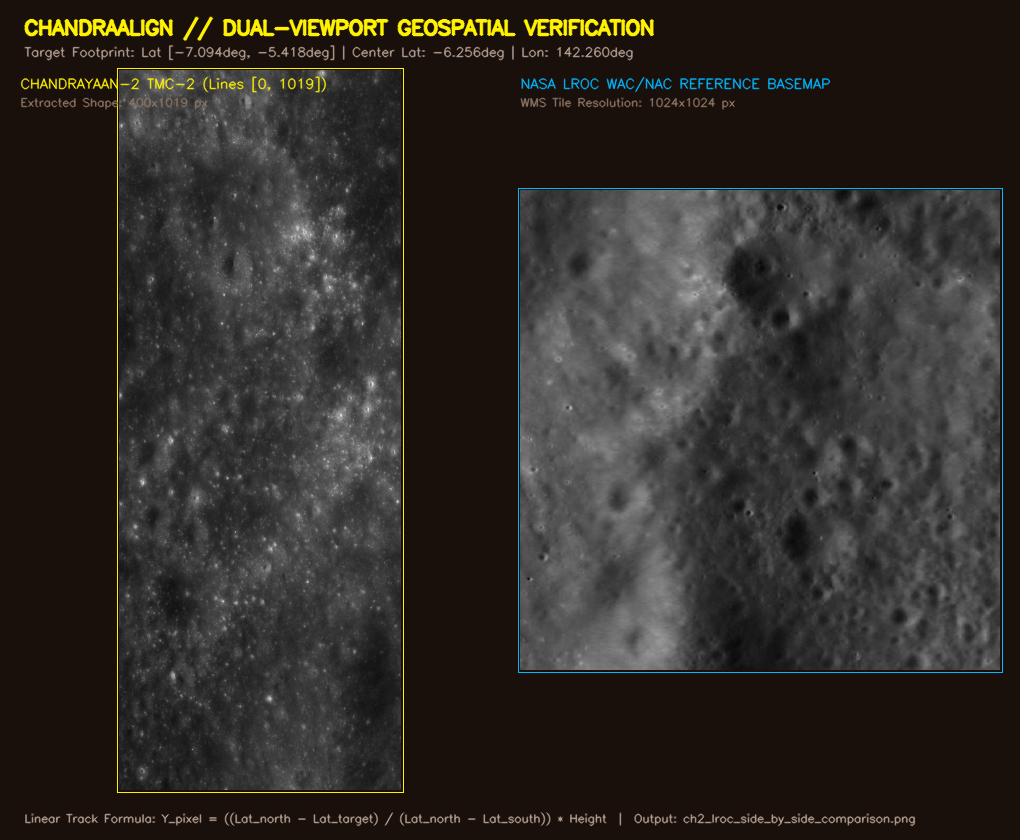
#> input picture ch2_lroc_side_by_side_comparison.png, 1020 x 840 px
$ python -i core.py   (imports and definitions only)
#> lines starting #> are read from the running program, lines starting #| are printed output that depends on the picture
import numpy as np
import cv2
import math
from .metrics import compute_registration_metrics

class LunarImageRegistrar:
    """
    State-of-the-Art Lunar Image Registration Engine.
    Handles Illumination variations, Viewpoint distortion, and Scale Disparities
    with sub-pixel accuracy and spatial uniformity.
    """
    def __init__(self, method="SIFT", nfeatures=3000, target_uniform_points=800):
        self.method = method
        self.nfeatures = nfeatures
        self.target_uniform_points = target_uniform_points

    def preprocess_image(self, img):
        """
        Applies local contrast enhancement (CLAHE) to handle severe lunar shadow variations.
        """
        if len(img.shape) == 3:
            gray = cv2.cvtColor(img, cv2.COLOR_BGR2GRAY)
        else:
            gray = img.copy()

        # CLAHE (Contrast Limited Adaptive Histogram Equalization)
        clahe = cv2.createCLAHE(clipLimit=3.5, tileGridSize=(8, 8))
        enhanced = clahe.apply(gray)
        return enhanced

    def apply_anms(self, keypoints, descriptors, num_to_keep, c_max=0.9):
        """
        Adaptive Non-Maximal Suppression (ANMS) for Uniform Feature Distribution.
        Prevents keypoints from clustering on a single high-contrast crater rim.
        """
        if len(keypoints) <= num_to_keep:
            return keypoints, descriptors

        pts = np.array([kp.pt for kp in keypoints], dtype=np.float32)
        response = np.array([kp.response for kp in keypoints], dtype=np.float32)

        # Sort by response descending
        order = np.argsort(-response)
        pts = pts[order]
        descriptors = descriptors[order]
        keypoints = [keypoints[i] for i in order]

        num_pts = len(pts)
        radii = np.full(num_pts, np.inf)

        # Calculate minimum distance to a stronger keypoint
        for i in range(1, num_pts):
            stronger_pts = pts[:i]
            # Find points where response[j] * c_max > response[i]
            distances = np.linalg.norm(stronger_pts - pts[i], axis=1)
            radii[i] = np.min(distances)

        # Select top num_to_keep points with largest radii
        selected_idx = np.argsort(-radii)[:num_to_keep]

        selected_kps = [keypoints[i] for i in selected_idx]
        selected_descs = descriptors[selected_idx]

        return selected_kps, selected_descs

    def extract_features(self, img):
        """
        Detects multiscale features and applies ANMS for spatial uniformity.
        """
        prep_img = self.preprocess_image(img)

        if self.method == "SIFT":
            detector = cv2.SIFT_create(nfeatures=self.nfeatures, contrastThreshold=0.02, edgeThreshold=10)
        else:
            detector = cv2.ORB_create(nfeatures=self.nfeatures, scaleFactor=1.2, nlevels=8)

        keypoints, descriptors = detector.detectAndCompute(prep_img, None)

        if keypoints is None or len(keypoints) == 0:
            return [], None

        # Apply ANMS for uniform spatial coverage
        kps_uniform, descs_uniform = self.apply_anms(keypoints, descriptors, self.target_uniform_points)
        return kps_uniform, descs_uniform

    # [136 lines left out: functions match_descriptors, estimate_transformation, refine_subpixel_ecc, register, not called in this run]

>>> import cv2
>>> picture = cv2.imread('../ch2_lroc_side_by_side_comparison.png')
#> picture is the input picture: shape (840, 1020, 3); mean B, G, R 39.8, 43.9, 48.3
>>> result = LunarImageRegistrar().extract_features(picture)
#> in preprocess_image, `gray = cv2.cvtColor(img, cv2.COLOR_BGR2GRAY)`:
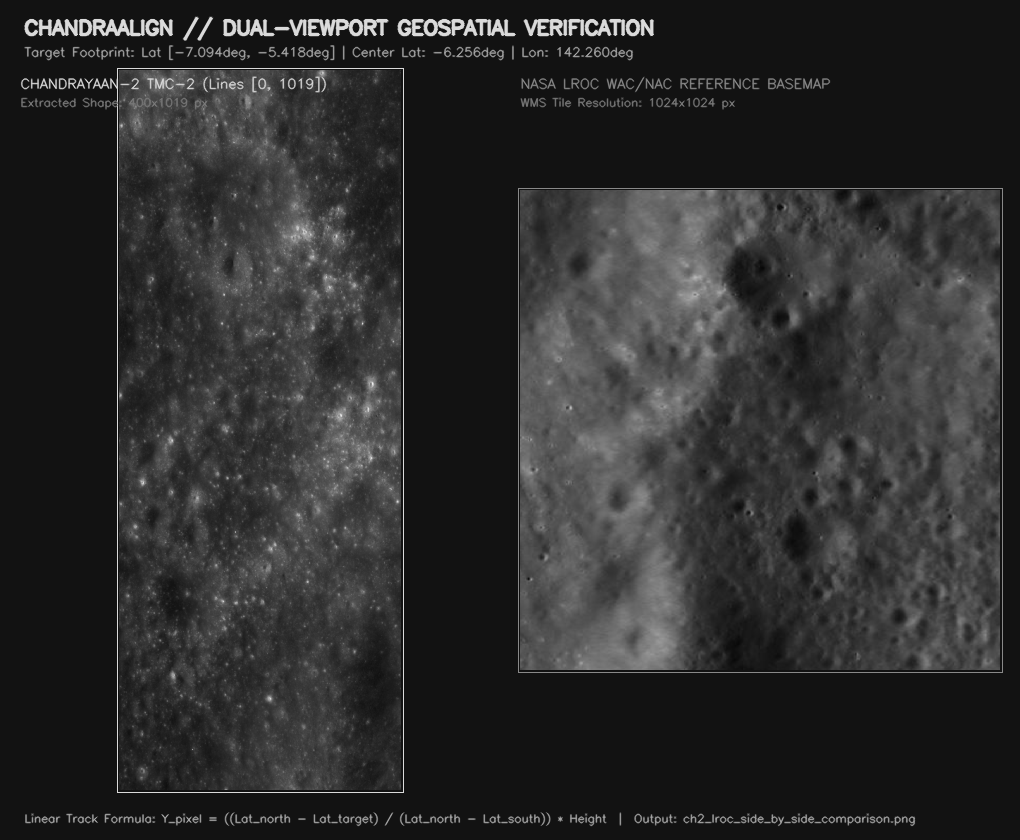
#> gray: shape (840, 1020); min 8, max 240, mean 45
#> in preprocess_image, `enhanced = clahe.apply(gray)`:
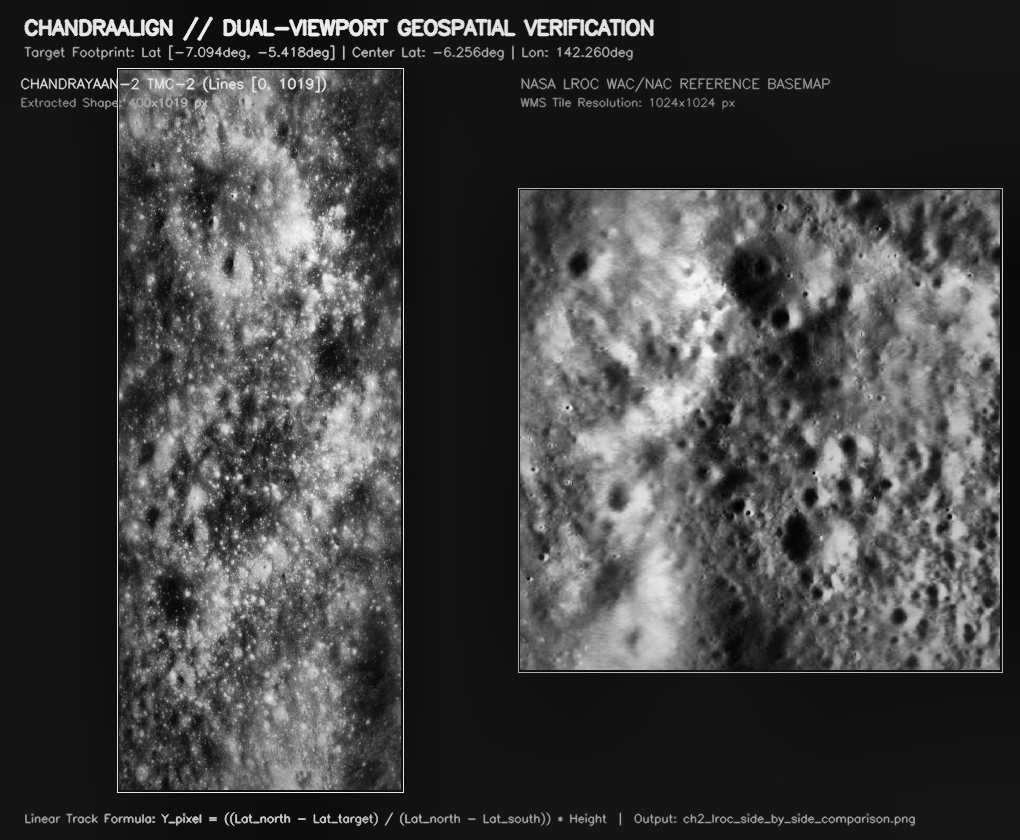
#> enhanced: shape (840, 1020); min 2, max 248, mean 65.2
#> in extract_features, `keypoints, descriptors = detector.detectAndCompute(prep_img, None)`: keypoints = 3000 keypoints; strongest (x, y, size): (370, 24, 2.4), (457, 24, 2.8), (291, 21, 3), (98, 24, 2.5)
#> in apply_anms, `pts = np.array([kp.pt for kp in keypoints], dtype=np.float32)`: pts = 3000 pairs, first value 22.12 to 997.1, second value 14.05 to 823.7
#> in apply_anms, `response = np.array([kp.response for kp in keypoints], dtype=np.float32)`: response = 3000 values, max 0.123 at index 1019, min 0.025 at index 2999, mean 0.0477
#> in apply_anms, `order = np.argsort(-response)`: order = 3000 values, max 2999 at index 2999, min 0 at index 1525, mean 1499.5
#> in apply_anms, `num_pts = len(pts)`: num_pts = 3000
#> the loop in apply_anms, `for i in range(1, num_pts):` made 2999 passes
#> distances on passes 4 to 6: [78.61, 166.4, 166.4, 0], [271.1, 358.9, 358.9, 192.5, 192.5], [170.8, 258.4, 258.4, 93.17, 93.17, 101.9]
#> in apply_anms, `selected_idx = np.argsort(-radii)[:num_to_keep]`: selected_idx = 800 values, max 2996 at index 600, min 0 at index 0, mean 1360.4
#> in apply_anms, `selected_kps = [keypoints[i] for i in selected_idx]`: selected_kps = 800 keypoints; strongest (x, y, size): (370, 24, 2.4), (457, 24, 2.8), (291, 21, 3), (98, 24, 2.5)
#> in extract_features, `kps_uniform, descs_uniform = self.apply_anms(keypoints, descriptors, s..`:
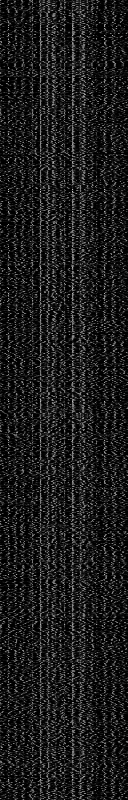
#> descs_uniform: shape (800, 128) float32; min 0, max 207, mean 28
#> in extract_features, `kps_uniform, descs_uniform = self.apply_anms(keypoints, descriptors, s..`: kps_uniform has the same summary as selected_kps in apply_anms

$ run again, on lroc_reference_matching_tile.png
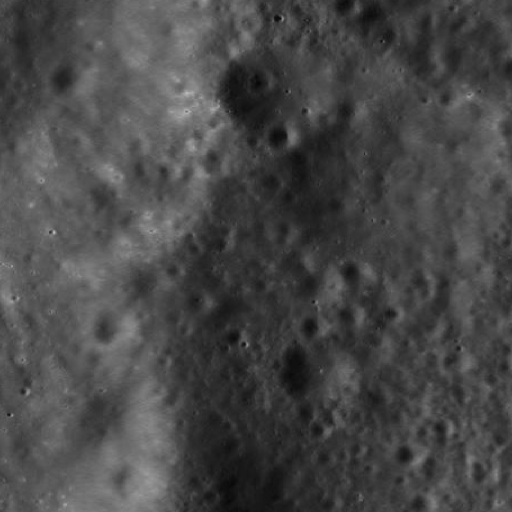
#> input picture lroc_reference_matching_tile.png, 1024 x 1024 px (shown at 1/2 size)
#> picture is the input picture: shape (1024, 1024, 3); min 5, max 200, mean 71.6
#> in preprocess_image, `enhanced = clahe.apply(gray)`:
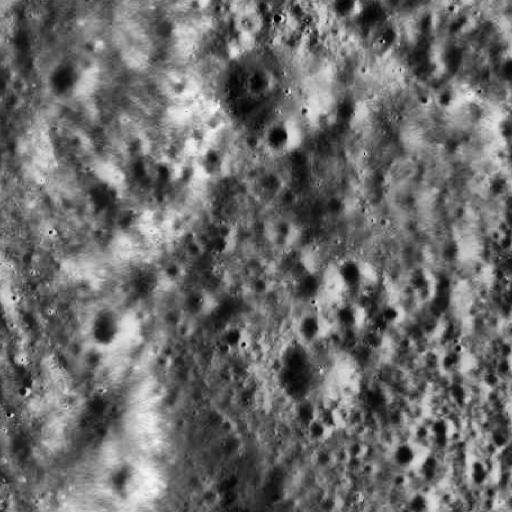
#> enhanced: shape (1024, 1024) (shown at 1/2 size); min 1, max 245, mean 107.4
#> in extract_features, `keypoints, descriptors = detector.detectAndCompute(prep_img, None)`: keypoints = 3000 keypoints; strongest (x, y, size): (487, 689, 5.4), (101, 464, 4.5), (768, 83, 3.2), (28, 596, 5.1)
#> pts = 3000 pairs, first value 2.49 to 1020.9, second value 2.59 to 1018.2
#> response = 3000 values, max 0.0888 at index 947, min 0.0137 at index 2999, mean 0.025
#> order = 3000 values, max 2999 at index 2999, min 0 at index 1273, mean 1499.5
#> num_pts = 3000
#> the loop in apply_anms, `for i in range(1, num_pts):` made 2999 passes
#> distances on passes 4 to 6: [468.5, 150.7, 900.3, 0], [468.5, 150.7, 900.3, 0, 0], [390.6, 836.5, 828.1, 841.8, 841.8, 841.8]
#> selected_idx = 800 values, max 2972 at index 487, min 0 at index 0, mean 918.1
#> selected_kps = 800 keypoints; strongest (x, y, size): (487, 689, 5.4), (101, 464, 4.5), (768, 83, 3.2), (28, 596, 5.1)
#> in extract_features, `kps_uniform, descs_uniform = self.apply_anms(keypoints, descriptors, s..`:
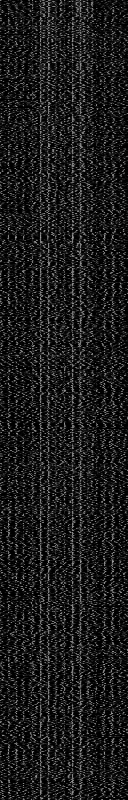
#> descs_uniform: shape (800, 128) float32; min 0, max 162, mean 27.9
#> kps_uniform has the same summary as selected_kps in apply_anms
